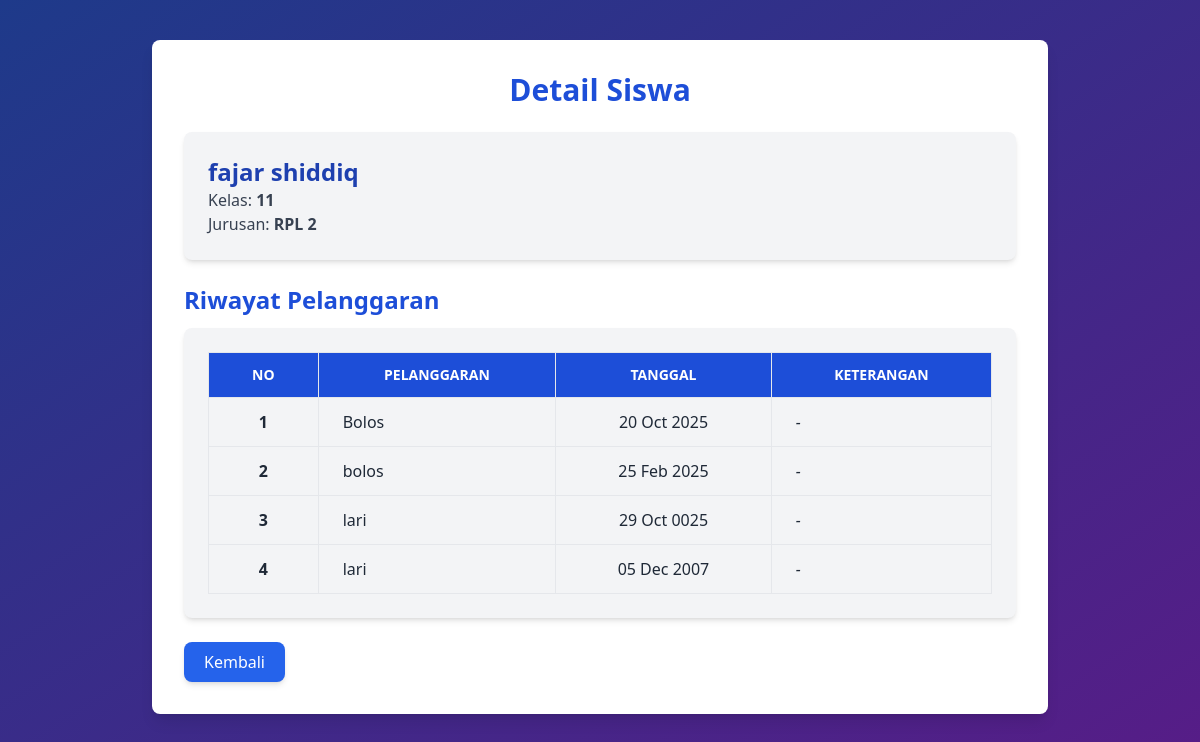
Screenshot of /pelanggaran_siswa/detail_siswa.php?nis=78234266 with the database file from the repository.
### tables this page shows
CREATE TABLE `siswa` (
  `id` int(11) NOT NULL,
  `nis` int(20) NOT NULL,
  `nama` varchar(100) NOT NULL,
  `kelas` enum('10','11','12') NOT NULL,
  `jurusan` enum('RPL 1','RPL 2','AP 1','AP 2','AP 3','AP 4','AK 1','AK 2','AK 3','AK 4','PS 1','PS 2','PS 3','PS 4') NOT NULL,
  `jenis_kelamin` enum('Laki-laki','Perempuan') NOT NULL
);

CREATE TABLE `pelanggaran` (
  `id` int(11) NOT NULL,
  `id_siswa` int(11) NOT NULL,
  `jenis_pelanggaran` varchar(255) NOT NULL,
  `tanggal` date NOT NULL,
  `keterangan` text DEFAULT NULL,
  `jenis_hukuman` varchar(255) DEFAULT NULL,
  `id_hukuman` int(11) DEFAULT NULL
);

### pelanggaran_siswa/detail_siswa.php (the view, shortened to what this page needs)
<?php
$servername = "localhost";
$username = "root";
$password = "";
$dbname = "pelanggaran_siswa";
$conn = new mysqli($servername, $username, $password, $dbname);
$nis = $_GET['nis'];
$siswa_query = $conn->query("SELECT nama, kelas, jurusan FROM siswa WHERE nis = '$nis'");
$siswa = $siswa_query->fetch_assoc();
$pelanggaran_query = $conn->query("
    SELECT * FROM pelanggaran
    WHERE id_siswa = (SELECT id FROM siswa WHERE nis = '$nis')
");
?>
<!DOCTYPE html>
<html lang="id">
<head>
    <script src="https://cdn.tailwindcss.com"></script>
</head>
<body class="bg-gradient-to-br from-blue-900 to-purple-900 min-h-screen flex flex-col items-center text-white">
    <div class="w-full max-w-4xl bg-white text-gray-800 shadow-lg rounded-lg mt-10 p-8">
        <h1 class="text-3xl font-bold text-center text-blue-700">Detail Siswa</h1>
        <div class="bg-gray-100 p-6 rounded-lg shadow-md mt-6">
            <h2 class="text-2xl font-semibold text-blue-800"><?= $siswa["nama"] ?></h2>
            <p class="text-gray-700">Kelas: <span class="font-semibold"><?= $siswa["kelas"] ?></span></p>
            <p class="text-gray-700">Jurusan: <span class="font-semibold"><?= $siswa["jurusan"] ?></span></p>
        </div>
        <h2 class="text-2xl font-bold mt-6 text-blue-700">Riwayat Pelanggaran</h2>
        <div class="bg-gray-100 p-6 rounded-lg shadow-md mt-3">
            <div class="overflow-x-auto">
                <table class="w-full border-collapse border border-gray-300 rounded-lg">
                    <thead class="bg-blue-700 text-white uppercase text-sm">
                        <tr>
                            <th class="px-6 py-3 border">No</th>
                            <th class="px-6 py-3 border">Pelanggaran</th>
                            <th class="px-6 py-3 border">Tanggal</th>
                            <th class="px-6 py-3 border">Keterangan</th>
                        </tr>
                    </thead>
                    <tbody class="text-gray-800">
                        <?php $no = 1; while ($row = $pelanggaran_query->fetch_assoc()) { ?>
                        <tr class='border-t border-gray-300 hover:bg-gray-200 transition'>
                            <td class='px-6 py-3 border text-center font-bold'><?= $no++ ?></td>
                            <td class='px-6 py-3 border'><?= $row["jenis_pelanggaran"] ?></td>
                            <td class='px-6 py-3 border text-center'><?= date('d M Y', strtotime($row["tanggal"])) ?>
                            </td>
                            <td class='px-6 py-3 border italic'><?= $row["keterangan"] ?: '-' ?></td>
                        </tr>
                        <?php } ?>
                    </tbody>
                </table>
            </div>
        </div>
        <a href="manajemen_siswa.php"
            class="mt-6 inline-block bg-blue-600 text-white px-5 py-2 rounded-lg shadow-md hover:bg-blue-700 transition">Kembali</a>
    </div>
</body>
</html>

### rows the page displays
siswa: nama "fajar shiddiq", kelas "11", jurusan "RPL 2"
pelanggaran: jenis_pelanggaran "Bolos", tanggal "20 Oct 2025", keterangan "-"
pelanggaran: jenis_pelanggaran "bolos", tanggal "25 Feb 2025", keterangan "-"
pelanggaran: jenis_pelanggaran "lari", tanggal "29 Oct 0025", keterangan "-"
pelanggaran: jenis_pelanggaran "lari", tanggal "05 Dec 2007", keterangan "-"
